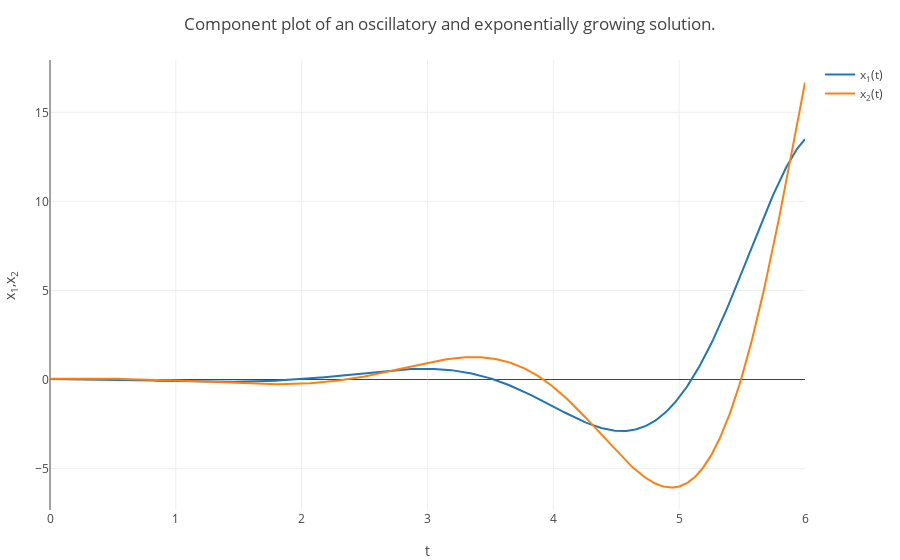

Write notebook code for a chart like this one.
### Markdown cell above
Here are the component plots of a solution with $c_1=-1$ and $c_2=5$.

### Code cell
using PlotlyJS

tt = 0:0.01:6;
v1 = exp.(tt1).*cos.(2*tt1);
v2 = exp.(tt1).*(cos.(2*tt1)+sin.(2*tt1));
w1 = exp.(tt1).*sin.(2*tt1);
w2 = exp.(tt1).*(sin.(2*tt1)-cos.(2*tt1));

tracesODE1 = GenericTrace[];

c1=-1;
c2=5;
x13 =c1*v1+c2*w1; 
x23 =c1*v2+c2*w2; 
trace = scatter(x=tt, y=x13, name = "x<sub>1</sub>(t)");
push!(tracesODE1, trace);
trace = scatter(x=tt, y=x23, name = "x<sub>2</sub>(t)");
push!(tracesODE1, trace);


plot(tracesODE1, Layout(title="Component plot of an oscillatory and exponentially growing solution.", xaxis=attr(title="t"),yaxis=attr(title="x<sub>1</sub>,x<sub>2</sub>")))

### Figure 1 — Plotly figure (JSON) as saved in the notebook; plotly's stock layout.template omitted (floating-point values rounded to 4 significant figures; data arrays with more than 128 entries replaced by an {"elided": "..."} marker saying what was removed)
{"data": [{"name": "x<sub>1</sub>(t)", "type": "scatter", "x": {"elided": "601 float values"}, "y": {"elided": "801 float values"}}, {"name": "x<sub>2</sub>(t)", "type": "scatter", "x": {"elided": "601 float values"}, "y": {"elided": "801 float values"}}], "layout": {"margin": {"b": 50, "l": 50, "r": 50, "t": 60}, "title": "Component plot of an oscillatory and exponentially growing solution.", "xaxis": {"title": "t"}, "yaxis": {"title": "x<sub>1</sub>,x<sub>2</sub>"}}}
